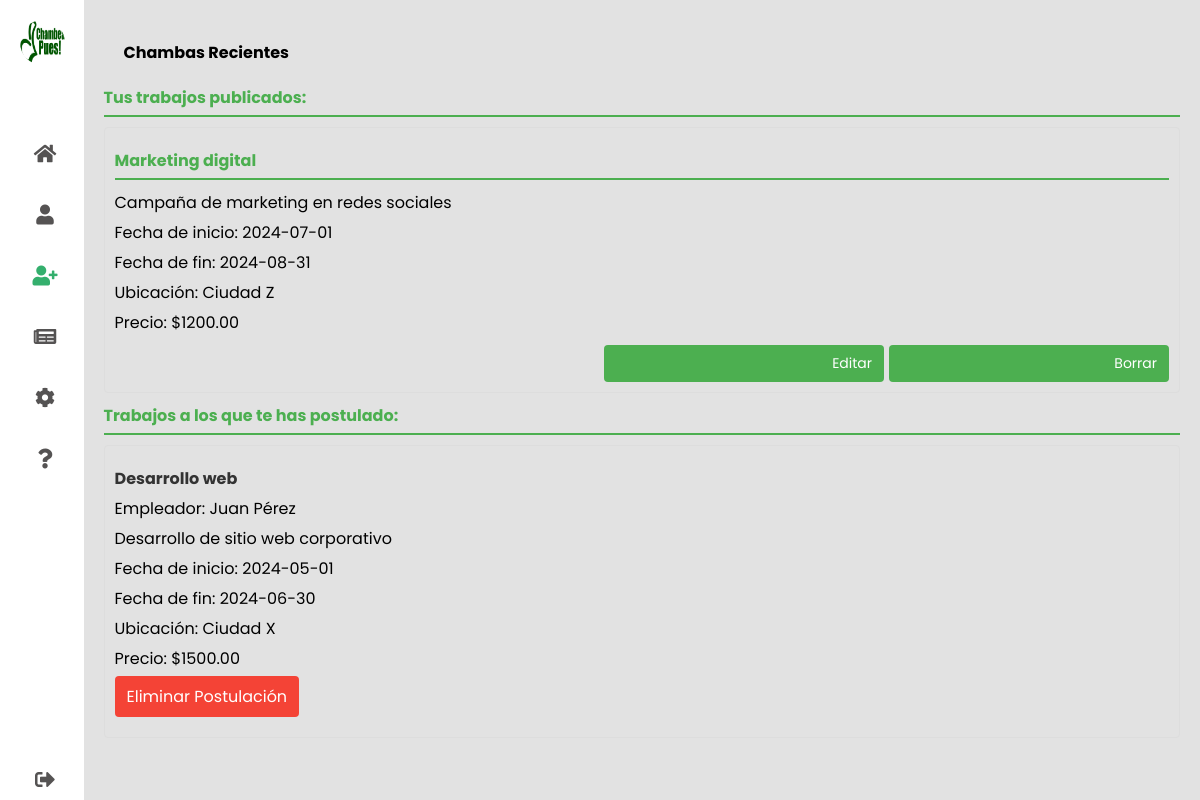
The app's page /chambas.php (signed in) with its own data.
### tables this page shows
CREATE TABLE `trabajos` (
    `trabajoID` INT PRIMARY KEY AUTO_INCREMENT,
    `foto` VARCHAR(255),
    `titulo` VARCHAR(255) NOT NULL,
    `descripcion` TEXT,
    `fecha_inicio` DATE,
    `fecha_fin` DATE,
    `ubicacion` VARCHAR(100),
    `precio` DECIMAL(10, 2),
    `empleadorID` INT,
    FOREIGN KEY (`empleadorID`) REFERENCES `usuarios`(`user_id`)
);

CREATE TABLE `usuarios` (
    `user_id` INT(11) PRIMARY KEY AUTO_INCREMENT,
    `nombre` VARCHAR(100),
    `apellido` VARCHAR(100),
    `edad` INT,
    `correo` VARCHAR(100) NOT NULL UNIQUE,
    `contrasena` VARCHAR(255) NOT NULL,
    `fecha_registro` TIMESTAMP,
    `estado` VARCHAR(255) NOT NULL
);

### chambas.php (the view, shortened to what this page needs)
<!DOCTYPE html>
<html lang="en">
<head>
    <link rel="stylesheet" href="style.css" />
    <link rel="stylesheet" href="https://cdnjs.cloudflare.com/ajax/libs/font-awesome/5.15.4/css/all.min.css" />
</head>
<body>
    <div class="container">
        <nav>
            <ul>
                <li><a href="" class="logo">
                        <img src="assets/logo chambea pues.png">
                        <span class="nav-item"><?php echo $_SESSION['nombre']?></span>
                    </a></li>
                <li><a href="inicio.php">
                        <i class="fas fa-home"></i>
                    </a></li>
                <li><a href="perfil.php">
                        <i class="fas fa-user"></i>
                    </a></li>
                <li><a href="chambas.php" style="color: #34AF6D;">
                        <i class="fas fa-user-plus"></i>
                    </a></li>
                <li><a href="publicar.php">
                        <i class="fas fa-newspaper"></i>
                    </a></li>
                <li><a href="configracion.php">
                        <i class="fas fa-cog"></i>
                    </a></li>
                <li><a href="ayuda.php">
                        <i class="fas fa-question"></i>
                    </a></li>
                <li><a href="cerrar.php" class="logout">
                        <i class="fas fa-sign-out-alt"></i>
                    </a></li>
            </ul>
        </nav>
        <section class="main">
            <div class="main-top">
                <h1>Chambas Recientes</h1>
            </div>
            <?php
include("config/conexion.php");
$user_id = $_SESSION['user_id'];
$sql = "SELECT trabajoID, titulo, descripcion, fecha_inicio, fecha_fin, ubicacion, precio FROM trabajos WHERE empleadorID = $user_id";
$result = $conexion->query($sql);
if ($result->num_rows > 0) {
    echo "<h2>Tus trabajos publicados:</h2>";
    while($row = $result->fetch_assoc()) {
        echo "<div class='job-card'>";
        echo "<div class='job-details'>";
        echo "<h2>" . $row['titulo'] . "</h2>";
        echo "<p>" . $row['descripcion'] . "</p>";
        echo "<p>Fecha de inicio: " . $row['fecha_inicio'] . "</p>";
        echo "<p>Fecha de fin: " . $row['fecha_fin'] . "</p>";
        echo "<p>Ubicación: " . $row['ubicacion'] . "</p>";
        echo "<p>Precio: $" . $row['precio'] . "</p>";
        echo "</div>";
        echo "<div class='button-container'>";
        echo "<a href='editar_trabajo.php?trabajoID=" . $row['trabajoID'] . "' class='edit-job-link'>Editar</a>";
        echo "<a href='borrar_trabajo.php?trabajoID=" . $row['trabajoID'] . "' class='delete-job-link'>Borrar</a>";
        echo "</div>";
        echo "</div>";
    }
?>
<?php
} else {
    echo "<p>No has publicado ningún trabajo.</p>";
}
?>
<?php
$usuario_id = $_SESSION['user_id'];
include("config/conexion.php");
$sql = "SELECT t.trabajoID, t.titulo, t.descripcion, t.fecha_inicio, t.fecha_fin, t.ubicacion, t.precio, u.nombre AS nombre_empleador, u.apellido AS apellido_empleador
        FROM trabajos AS t
        INNER JOIN tomar_chamba AS tc ON t.trabajoID = tc.trabajoID
        INNER JOIN usuarios AS u ON t.empleadorID = u.user_id
        WHERE tc.usuarioID = $usuario_id";
$result = $conexion->query($sql);
if ($result->num_rows > 0) {
    echo "<h2>Trabajos a los que te has postulado:</h2>";
    while($row = $result->fetch_assoc()) {
        echo "<div class='job-card'>";
        echo "<div class='job-details'>";
        echo "<h3>" . $row['titulo'] . "</h3>";
        echo "<p>Empleador: " . $row['nombre_empleador'] . " " . $row['apellido_empleador'] . "</p>";
        echo "<p>" . $row['descripcion'] . "</p>";
        echo "<p>Fecha de inicio: " . $row['fecha_inicio'] . "</p>";
        echo "<p>Fecha de fin: " . $row['fecha_fin'] . "</p>";
        echo "<p>Ubicación: " . $row['ubicacion'] . "</p>";
        echo "<p>Precio: $" . $row['precio'] . "</p>";
        echo "<form class='delete-application-form' action='eliminar_postulacion.php' method='POST'>";
        echo "<button class='delete-application-button' type='button'>Eliminar Postulación</button>";
        echo "</form>";
        echo "</div>";
        echo "</div>";
    }
} else {
    echo "<p>No te has postulado a ningún trabajo.</p>";
}
?>
</body>
</html>

### adm/css/style.css (style rules this page uses)
* { box-sizing: border-box; font-family: -apple-system, BlinkMacSystemFont, "segoe ui", roboto, oxygen, ubuntu, cantarell, "ira sans", "droid sans", "helvetica neue", Arial, sans-serif; font-size: 16px; -webkit-font-smoothing: antialiased; -moz-osx-font-smoothing: grayscale; }
body { background-color: #ffffff; }

### chambas.php (style rules this page uses)
* { margin: 0; padding: 0; outline: none; border: none; text-decoration: none; box-sizing: border-box; font-family: "Poppins", sans-serif; }
body { background: rgb(226, 226, 226); }
nav { position: sticky; top: 0; bottom: 0; height: 100vh; left: 0; width: 90px; background: #fff; overflow: hidden; transition: 1s; }
.logo { text-align: center; display: flex; margin: 10px 0 0 10px; padding-bottom: 3rem; }
.logo img { width: 45px; height: 45px; border-radius: 50%; }
.logo span { font-weight: bold; padding-left: 15px; font-size: 18px; text-transform: uppercase; }
a { position: relative; width: 280px; font-size: 14px; color: rgb(85, 83, 83); display: table; padding: 10px; }
nav .fas { position: relative; width: 70px; height: 40px; top: 20px; font-size: 20px; text-align: center; }
.nav-item { position: relative; top: 17px; margin-left: 10px; }
.logout { position: absolute; bottom: 0; }
.container { display: flex; }
.main { position: relative; padding: 20px; width: 100%; }
.main-top { display: flex; width: 100%; }
h1 { margin: 20px; }
h2 { color: #4CAF50; border-bottom: 2px solid #4CAF50; padding-bottom: 5px; margin-bottom: 10px; }
.job-card { border: 1px solid #ddd; margin-bottom: 10px; padding: 10px; border-radius: 4px; }
.job-details { margin-bottom: 10px; }
.job-details h3 { color: #333; margin-bottom: 5px; }
.job-details p { margin: 5px 0; }
.button-container { text-align: right; }
.button-container a { display: inline-block; background-color: #4CAF50; color: #fff; padding: 8px 12px; text-decoration: none; border-radius: 4px; margin-left: 5px; }
form { display: inline-block; }
form button { background-color: #f44336; color: #fff; padding: 8px 12px; border: none; cursor: pointer; border-radius: 4px; }

### records on screen
trabajos: titulo "Marketing digital", descripcion "Campaña de marketing en redes sociales", fecha_inicio "2024-07-01", fecha_fin "2024-08-31", ubicacion "Ciudad Z", precio "1200.00"
trabajos: titulo "Desarrollo web", empleadorID.nombre "Juan", empleadorID.apellido "Pérez", descripcion "Desarrollo de sitio web corporativo", fecha_inicio "2024-05-01", fecha_fin "2024-06-30", ubicacion "Ciudad X", precio "1500.00"
